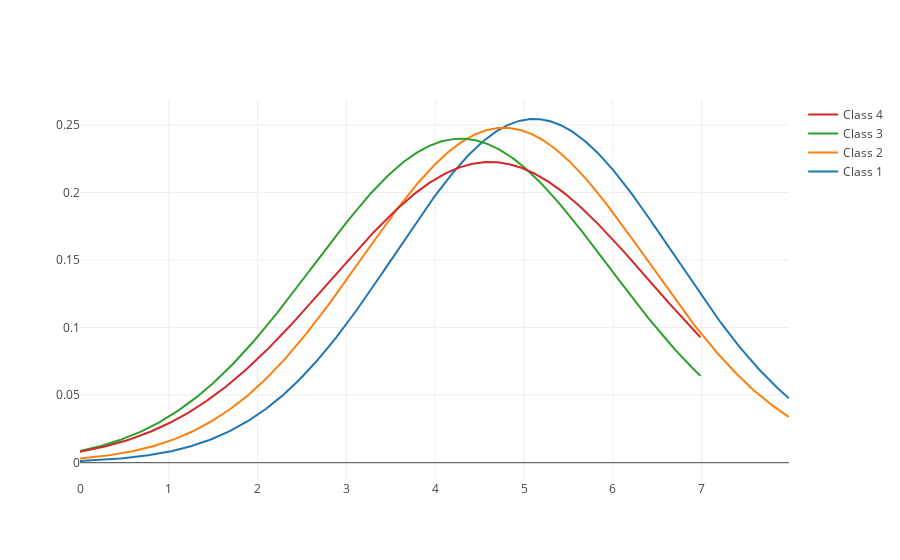

The notebook cell this image was saved under:
### Code cell
x1 = np.log1p(all_cars_agg[(all_cars_agg['class'] == 1)]['speed']).apply(lambda x:int(x)).values
x2 = np.log1p(all_cars_agg[(all_cars_agg['class'] == 2)]['speed']).apply(lambda x:int(x)).values
x3 = np.log1p(all_cars_agg[(all_cars_agg['class'] == 3)]['speed']).apply(lambda x:int(x)).values
x4 = np.log1p(all_cars_agg[(all_cars_agg['class'] == 4)]['speed']).apply(lambda x:int(x)).values

group_labels = ['Class 1', 'Class 2', 'Class 3', 'Class 4']

hist_data = [x1, x2, x3, x4]
# Create distplot with curve_type set to 'normal'
fig = ff.create_distplot(hist_data, group_labels, bin_size=1,
                         curve_type='normal', # override default 'kde'
                        show_hist=False, show_rug=False)

# Add title
# fig.update_layout(title_text='Distplot with Normal Distribution')
# fig.update_yaxes(title_text="class distribution")
# fig.update_xaxes(title_text="Speed")
fig.show()

### Figure 1 — Plotly figure (JSON) as saved in the notebook; plotly's stock layout.template omitted (floating-point values rounded to 4 significant figures; data arrays with more than 128 entries replaced by an {"elided": "..."} marker saying what was removed)
{"data": [{"legendgroup": "Class 1", "marker": {"color": "rgb(31, 119, 180)"}, "mode": "lines", "name": "Class 1", "showlegend": true, "type": "scatter", "uid": "6796d3cf-accb-4071-b7bf-808dde07ac14", "x": {"elided": "500 float values"}, "xaxis": "x", "y": {"elided": "500 float values"}, "yaxis": "y"}, {"legendgroup": "Class 2", "marker": {"color": "rgb(255, 127, 14)"}, "mode": "lines", "name": "Class 2", "showlegend": true, "type": "scatter", "uid": "b4f8db53-1707-4d96-b08e-e689c286557f", "x": {"elided": "500 float values"}, "xaxis": "x", "y": {"elided": "500 float values"}, "yaxis": "y"}, {"legendgroup": "Class 3", "marker": {"color": "rgb(44, 160, 44)"}, "mode": "lines", "name": "Class 3", "showlegend": true, "type": "scatter", "uid": "2a520f5d-2b9a-4eb5-bfc8-998e1a2e1963", "x": {"elided": "500 float values"}, "xaxis": "x", "y": {"elided": "500 float values"}, "yaxis": "y"}, {"legendgroup": "Class 4", "marker": {"color": "rgb(214, 39, 40)"}, "mode": "lines", "name": "Class 4", "showlegend": true, "type": "scatter", "uid": "300d1d0f-ac85-49f4-958f-a7c83f6aeb7c", "x": {"elided": "500 float values"}, "xaxis": "x", "y": {"elided": "500 float values"}, "yaxis": "y"}], "layout": {"barmode": "overlay", "hovermode": "closest", "legend": {"traceorder": "reversed"}, "xaxis": {"anchor": "y2", "domain": [0, 1], "zeroline": false}, "yaxis": {"anchor": "free", "domain": [0, 1], "position": 0}}}
